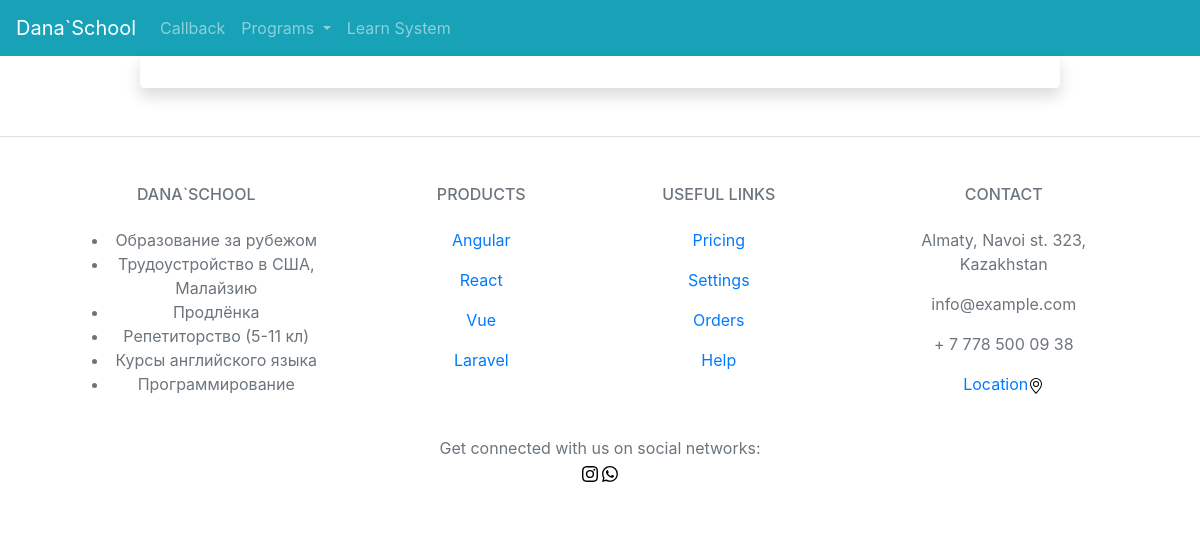
The page /backOffice on the database as committed earlier.
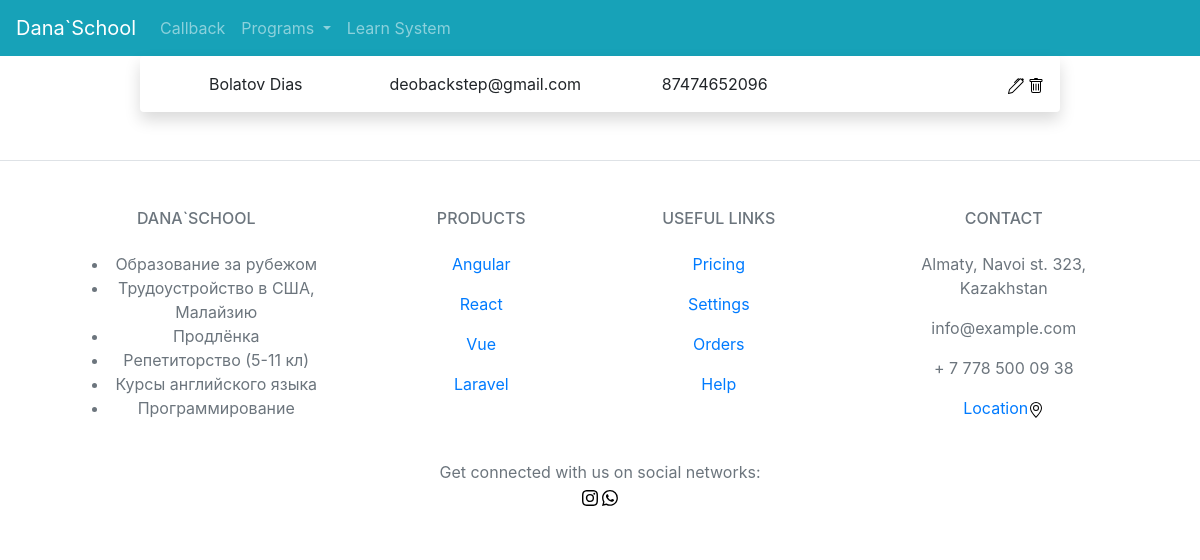
The same page on the database as committed later.
### main_app/models.py (models this page shows, shortened)
class Student(models.Model):
    last_name = models.CharField(max_length=50, null=False, blank=False)
    first_name = models.CharField(max_length=50, null=False, blank=False)
    email = models.EmailField(max_length=254, null=True, blank=True, unique=True)
    phone = PhoneNumberField(null=False, blank=False, unique=True)

### main_app/views.py (the view)
# urls.py: path('backOffice', views.backOfficeView, name='backOffice'),
def backOfficeView(request):
    return render(request, template_name='main_app/backOffice.html', context={
        'courses': Course.objects.all(),
        'callbackRequests': Student.objects.all()
    })

### templates/main_app/backOffice.html
{% extends 'main_app/base.html' %}
{% load static %}
{% block content %}
    {% for student in callbackRequests %}
        <div class="row">
            <div class="col-sm" align="center">
                {{ student.last_name }} {{ student.first_name }}
            </div>
            <div class="col-sm" align="center">
                {{ student.email }}
            </div>
            <div class="col-sm" align="center">
                {{ student.phone }}
            </div>
            <div class="col-sm" align="right">
                <a href="{% url 'updateStudent' student.pk %}">
                    <img src="{% static 'images/pen.svg' %}" alt="pen">
                </a>
                <a href="{% url 'deleteStudent' student.pk %}">
                    <img src="{% static 'images/trash.svg' %}" alt="trash">
                </a>
            </div>
        </div>
    {% endfor %}
{% endblock content %}

Rows that differ between the two databases and show on the page:
added Student: last_name "Bolatov", first_name "Dias", email "deobackstep@gmail.com", phone "87474652096"
